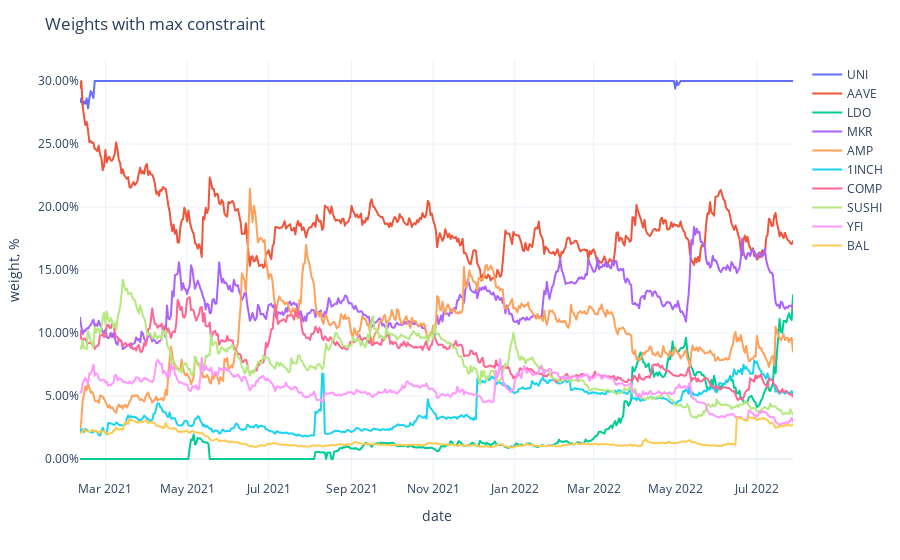

Here is the notebook cell this chart was saved with:
### Code cell
fig = px.line(adjusted_weights,
              labels={'value': 'weight, %', 'variable': ''})
fig.update_traces(
    hovertemplate="%{y}"
)
fig.update_yaxes(
    tickformat=".2%",
)
fig.update_xaxes(
    showspikes=True,
    spikethickness=2,
    spikedash="dot",
    spikecolor="#999999",
    spikemode="across",
)
fig.update_layout(
    hovermode="x",
    hoverdistance=100,  ## Distance to show hover label of data point
    spikedistance=1000,  ## Distance to show spike
    template='plotly_white',
    title='Weights with max constraint'
)

### Figure 1 — Plotly figure (JSON) as saved in the notebook; plotly's stock layout.template omitted (floating-point values rounded to 4 significant figures; data arrays with more than 128 entries replaced by an {"elided": "..."} marker saying what was removed)
{"data": [{"hovertemplate": "%{y}", "legendgroup": "UNI", "line": {"color": "#636efa", "dash": "solid"}, "marker": {"symbol": "circle"}, "mode": "lines", "name": "UNI", "showlegend": true, "type": "scattergl", "x": {"elided": "534 str values"}, "xaxis": "x", "y": {"elided": "534 float values"}, "yaxis": "y"}, {"hovertemplate": "%{y}", "legendgroup": "AAVE", "line": {"color": "#EF553B", "dash": "solid"}, "marker": {"symbol": "circle"}, "mode": "lines", "name": "AAVE", "showlegend": true, "type": "scattergl", "x": {"elided": "534 str values"}, "xaxis": "x", "y": {"elided": "534 float values"}, "yaxis": "y"}, {"hovertemplate": "%{y}", "legendgroup": "LDO", "line": {"color": "#00cc96", "dash": "solid"}, "marker": {"symbol": "circle"}, "mode": "lines", "name": "LDO", "showlegend": true, "type": "scattergl", "x": {"elided": "534 str values"}, "xaxis": "x", "y": {"elided": "534 float values"}, "yaxis": "y"}, {"hovertemplate": "%{y}", "legendgroup": "MKR", "line": {"color": "#ab63fa", "dash": "solid"}, "marker": {"symbol": "circle"}, "mode": "lines", "name": "MKR", "showlegend": true, "type": "scattergl", "x": {"elided": "534 str values"}, "xaxis": "x", "y": {"elided": "534 float values"}, "yaxis": "y"}, {"hovertemplate": "%{y}", "legendgroup": "AMP", "line": {"color": "#FFA15A", "dash": "solid"}, "marker": {"symbol": "circle"}, "mode": "lines", "name": "AMP", "showlegend": true, "type": "scattergl", "x": {"elided": "534 str values"}, "xaxis": "x", "y": {"elided": "534 float values"}, "yaxis": "y"}, {"hovertemplate": "%{y}", "legendgroup": "1INCH", "line": {"color": "#19d3f3", "dash": "solid"}, "marker": {"symbol": "circle"}, "mode": "lines", "name": "1INCH", "showlegend": true, "type": "scattergl", "x": {"elided": "534 str values"}, "xaxis": "x", "y": {"elided": "534 float values"}, "yaxis": "y"}, {"hovertemplate": "%{y}", "legendgroup": "COMP", "line": {"color": "#FF6692", "dash": "solid"}, "marker": {"symbol": "circle"}, "mode": "lines", "name": "COMP", "showlegend": true, "type": "scattergl", "x": {"elided": "534 str values"}, "xaxis": "x", "y": {"elided": "534 float values"}, "yaxis": "y"}, {"hovertemplate": "%{y}", "legendgroup": "SUSHI", "line": {"color": "#B6E880", "dash": "solid"}, "marker": {"symbol": "circle"}, "mode": "lines", "name": "SUSHI", "showlegend": true, "type": "scattergl", "x": {"elided": "534 str values"}, "xaxis": "x", "y": {"elided": "534 float values"}, "yaxis": "y"}, {"hovertemplate": "%{y}", "legendgroup": "YFI", "line": {"color": "#FF97FF", "dash": "solid"}, "marker": {"symbol": "circle"}, "mode": "lines", "name": "YFI", "showlegend": true, "type": "scattergl", "x": {"elided": "534 str values"}, "xaxis": "x", "y": {"elided": "534 float values"}, "yaxis": "y"}, {"hovertemplate": "%{y}", "legendgroup": "BAL", "line": {"color": "#FECB52", "dash": "solid"}, "marker": {"symbol": "circle"}, "mode": "lines", "name": "BAL", "showlegend": true, "type": "scattergl", "x": {"elided": "534 str values"}, "xaxis": "x", "y": {"elided": "534 float values"}, "yaxis": "y"}], "layout": {"autosize": true, "hoverdistance": 100, "hovermode": "x", "legend": {"title": {"text": ""}, "tracegroupgap": 0}, "margin": {"t": 60}, "spikedistance": 1000, "title": {"text": "Weights with max constraint"}, "xaxis": {"anchor": "y", "autorange": true, "domain": [0, 1], "range": ["2021-02-10", "2022-07-28"], "showspikes": true, "spikecolor": "#999999", "spikedash": "dot", "spikemode": "across", "spikethickness": 2, "title": {"text": "date"}, "type": "date"}, "yaxis": {"anchor": "x", "autorange": true, "domain": [0, 1], "range": [-0.01667, 0.3167], "tickformat": ".2%", "title": {"text": "weight, %"}, "type": "linear"}}}
